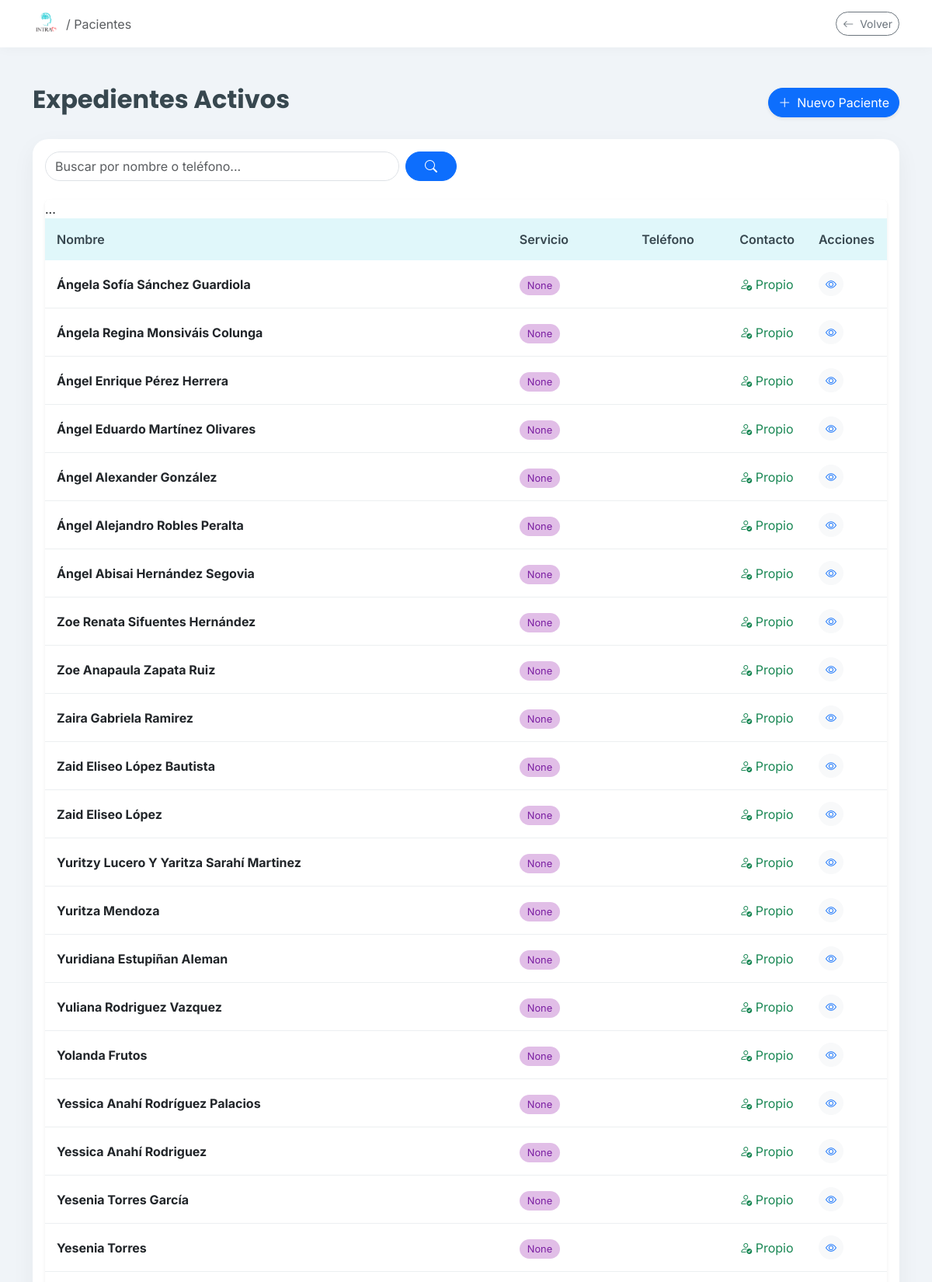
Page /pacientes/ (signed in, upper part) on the committed database.
### clinica/models.py (models this page shows, shortened)
class Paciente(models.Model):
    TIPO_CONTACTO_CHOICES = [
        ('propio', 'Propio'),
        ('madre', 'Madre'),
        ('padre', 'Padre'),
        ('pareja', 'Pareja'),
        ('otro', 'Otro'),
    ]
    SEXO_CHOICES = [
        ('Femenino', 'Femenino'),
        ('Masculino', 'Masculino'),
    ]
    usuario = models.OneToOneField(User, on_delete=models.SET_NULL, null=True, blank=True, related_name='perfil_paciente')
    nombre = models.CharField(max_length=200, verbose_name="Nombre Completo")
    fecha_nacimiento = models.DateField(verbose_name="Fecha de Nacimiento")
    nombre_normalizado = models.CharField(max_length=200, blank=True, editable=False)
    sexo = models.CharField(
        max_length=20,
        choices=SEXO_CHOICES,
        default='Femenino',
        verbose_name="Sexo"
    )
    telefono = models.CharField(max_length=20, verbose_name="Teléfono (WhatsApp)")
    identidad_contacto = models.CharField(max_length=20, choices=TIPO_CONTACTO_CHOICES, default='propio')
    servicio_inicial = models.ForeignKey('Servicio', on_delete=models.SET_NULL, null=True, verbose_name="Servicio Inicial")
    consentimiento_firmado = models.FileField(upload_to='documentos/', blank=True, null=True)
    estudio_socioeconomico = models.FileField(upload_to='documentos/', blank=True, null=True)
    apertura_expediente = models.FileField(upload_to='documentos/', blank=True, null=True)
    resumen_clinico = models.TextField(blank=True, null=True)
    pacientes_relacionados = models.ManyToManyField('self', blank=True, symmetrical=True)
    enlace_resultados = models.URLField(blank=True, null=True)
    fecha_registro = models.DateTimeField(auto_now_add=True)
    class Meta:
        verbose_name = "Paciente"
        verbose_name_plural = "Pacientes"

### clinica/views.py (the view)
# urls.py: path('pacientes/', clinica_views.lista_pacientes, name='lista_pacientes'),
@login_required
def lista_pacientes(request):
    query = request.GET.get('q')
    if query:
        q_limpio = quitar_tildes(query)
        pacientes = Paciente.objects.filter(
            Q(nombre_normalizado__icontains=q_limpio) |
            Q(telefono__icontains=query)
        ).order_by('-fecha_registro')
    else:
        pacientes = Paciente.objects.all().order_by('-fecha_registro')
    return render(request, 'clinica/lista_pacientes.html', {'pacientes': pacientes})

### clinica/models.py (called while the page is built)
    def __str__(self):
        return self.nombre

### clinica/templates/clinica/lista_pacientes.html (shortened to what this page needs)
{% load static %}
<!DOCTYPE html>
<html lang="es">
<head>
    <link href="https://cdn.jsdelivr.net/npm/bootstrap@5.3.0/dist/css/bootstrap.min.css" rel="stylesheet">
    <link rel="stylesheet" href="https://cdn.jsdelivr.net/npm/bootstrap-icons@1.10.5/font/bootstrap-icons.css">
</head>
<body>
    <nav class="navbar navbar-expand-lg mb-5">
        <div class="container">
            <a class="navbar-brand d-flex align-items-center" href="{% url 'home' %}">
                <img src="{% static 'clinica/images/logo.png' %}" alt="Logo" style="height: 35px;" class="me-2">
                <span class="fs-6 text-muted">/ Pacientes</span>
            </a>
            <a href="{% url 'home' %}" class="btn btn-outline-secondary btn-sm rounded-pill">
                <i class="bi bi-arrow-left me-1"></i> Volver
            </a>
        </div>
    </nav>
    <div class="container">
        <div class="d-flex justify-content-between align-items-center mb-4">
            <h2 class="fw-bold">Expedientes Activos</h2>
           <a href="{% url 'registrar_paciente' %}" class="btn btn-primary rounded-pill shadow-sm">
    <i class="bi bi-plus-lg me-2"></i>Nuevo Paciente
</a>
        </div>
        <div class="card table-card p-3"><div class="row mb-4">
    <div class="col-md-6">
        <form method="get" class="d-flex">
            <input type="text" name="q" class="form-control me-2 rounded-pill" placeholder="Buscar por nombre o teléfono..." value="{{ request.GET.q }}">
            <button type="submit" class="btn btn-primary rounded-pill px-4">
                <i class="bi bi-search"></i>
            </button>
        </form>
    </div>
</div>
<div class="card shadow-sm border-0"> ...
            <table class="table table-hover mb-0">
                <thead>
                    <tr>
                        <th>Nombre</th>
                        <th>Servicio</th>
                        <th>Teléfono</th>
                        <th>Contacto</th>
                        <th>Acciones</th>
                    </tr>
                </thead>
                <tbody>
                    {% for paciente in pacientes %}
                    <tr>
                        <td class="fw-bold">{{ paciente.nombre }}</td>
                        <td><span class="badge-servicio">{{ paciente.servicio_inicial }}</span></td>
                        <td class="text-muted">{{ paciente.telefono }}</td>
                        <td>
                            {% if paciente.identidad_contacto == 'propio' %}
                                <span class="text-success"><i class="bi bi-person-check"></i> Propio</span>
                            {% else %}
                                <span class="text-warning"><i class="bi bi-people"></i> {{ paciente.identidad_contacto|title }}</span>
                            {% endif %}
                        </td>
                        <td>
                            <a href="{% url 'detalle_paciente' paciente.id %}" class="btn btn-sm btn-light text-primary rounded-circle">
    <i class="bi bi-eye"></i>
</a>
                        </td>
                    </tr>
                    {% endfor %}
                </tbody>
            </table>
        </div>
    </div>
</body>
</html>

### clinica/templates/clinica/lista_pacientes.html (style rules this page uses)
:root { --intra-primary: #26C6DA; --intra-secondary: #EF5350; --intra-dark: #37474F; --intra-light: #F0F4F8; --intra-white: #FFFFFF; }
body { background-color: var(--intra-light); font-family: 'Inter', sans-serif; color: var(--intra-dark); }
h2 { font-family: 'Poppins', sans-serif; }
.navbar { background-color: var(--intra-white); box-shadow: 0 2px 15px rgba(0,0,0,0.03); }
.table-card { background: white; border-radius: 20px; box-shadow: 0 10px 30px rgba(0,0,0,0.05); overflow: hidden; border: none; }
.table thead th { background-color: #E0F7FA; color: var(--intra-dark); font-weight: 600; border: none; padding: 15px; }
.table tbody td { padding: 15px; vertical-align: middle; border-bottom: 1px solid #ECEFF1; }
.badge-servicio { background-color: #E1BEE7; color: #7B1FA2; padding: 5px 10px; border-radius: 20px; font-size: 0.8rem; }

### rows in the picture
Paciente: nombre "Ángela Sofía Sánchez Guardiola", servicio_inicial "None", identidad_contacto "propio" (drawn)
Paciente: nombre "Ángela Regina Monsiváis Colunga", servicio_inicial "None", identidad_contacto "propio" (drawn)
Paciente: nombre "Ángel Enrique Pérez Herrera", servicio_inicial "None", identidad_contacto "propio" (drawn)
Paciente: nombre "Ángel Eduardo Martínez Olivares", servicio_inicial "None", identidad_contacto "propio" (drawn)
Paciente: nombre "Ángel Alexander González", servicio_inicial "None", identidad_contacto "propio" (drawn)
Paciente: nombre "Ángel Alejandro Robles Peralta", servicio_inicial "None", identidad_contacto "propio" (drawn)
Paciente: nombre "Ángel Abisai Hernández Segovia", servicio_inicial "None", identidad_contacto "propio" (drawn)
Paciente: nombre "Zoe Renata Sifuentes Hernández", servicio_inicial "None", identidad_contacto "propio" (drawn)
Paciente: nombre "Zoe Anapaula Zapata Ruiz", servicio_inicial "None", identidad_contacto "propio" (drawn)
Paciente: nombre "Zaira Gabriela Ramirez", servicio_inicial "None", identidad_contacto "propio" (drawn)
Paciente: nombre "Zaid Eliseo López Bautista", servicio_inicial "None", identidad_contacto "propio" (drawn)
Paciente: nombre "Zaid Eliseo López", servicio_inicial "None", identidad_contacto "propio" (drawn)
Paciente: nombre "Yuritzy Lucero Y Yaritza Sarahí Martinez", servicio_inicial "None", identidad_contacto "propio" (drawn)
Paciente: nombre "Yuritza Mendoza", servicio_inicial "None", identidad_contacto "propio" (drawn)
Paciente: nombre "Yuridiana Estupiñan Aleman", servicio_inicial "None", identidad_contacto "propio" (drawn)
Paciente: nombre "Yuliana Rodriguez Vazquez", servicio_inicial "None", identidad_contacto "propio" (drawn)
Paciente: nombre "Yolanda Frutos", servicio_inicial "None", identidad_contacto "propio" (drawn)
Paciente: nombre "Yessica Anahí Rodríguez Palacios", servicio_inicial "None", identidad_contacto "propio" (drawn)
Paciente: nombre "Yessica Anahí Rodriguez", servicio_inicial "None", identidad_contacto "propio" (drawn)
Paciente: nombre "Yesenia Torres García", servicio_inicial "None", identidad_contacto "propio" (drawn)
Paciente: nombre "Yesenia Torres", servicio_inicial "None", identidad_contacto "propio" (drawn)
